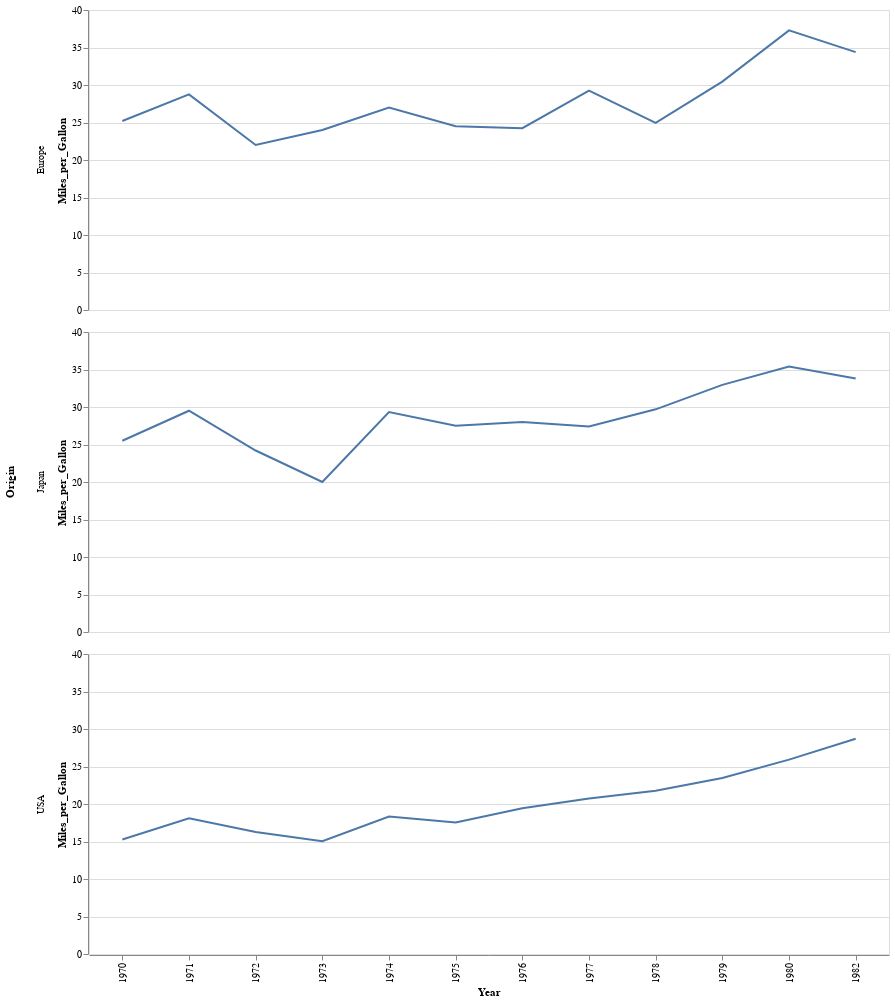

Notebook cell for this chart:
### Markdown cell above
By setting 'row' separate charts are created for each category

### Code cell
chart = alt.Chart(df_plot, width=800).encode(x='Year:O',y='Miles_per_Gallon', row='Origin')

chart.mark_line()

### Figure 1 — Vega-Lite specification as saved in the notebook (floating-point values rounded to 4 significant figures)
{"config": {"view": {"continuousWidth": 400, "continuousHeight": 300}}, "data": {"name": "data-f244b8e73ceee45f34cbee526de62a4f"}, "mark": "line", "encoding": {"row": {"type": "nominal", "field": "Origin"}, "x": {"type": "ordinal", "field": "Year"}, "y": {"type": "quantitative", "field": "Miles_per_Gallon"}}, "width": 800, "$schema": "https://vega.github.io/schema/vega-lite/v4.8.1.json", "datasets": {"data-f244b8e73ceee45f34cbee526de62a4f": [{"Year": 1970, "Origin": "Europe", "Miles_per_Gallon": 25.2, "Cylinders": 4.0, "Displacement": 112.0, "Horsepower": 91.0, "Weight_in_lbs": 2439.0, "Acceleration": 16.67}, {"Year": 1970, "Origin": "Japan", "Miles_per_Gallon": 25.5, "Cylinders": 4.0, "Displacement": 105.0, "Horsepower": 91.5, "Weight_in_lbs": 2251.0, "Acceleration": 14.75}, {"Year": 1970, "Origin": "USA", "Miles_per_Gallon": 15.27, "Cylinders": 7.704, "Displacement": 339.2, "Horsepower": 166.0, "Weight_in_lbs": 3752.0, "Acceleration": 11.69}, {"Year": 1971, "Origin": "Europe", "Miles_per_Gallon": 28.75, "Cylinders": 4.0, "Displacement": 95.4, "Horsepower": 68.8, "Weight_in_lbs": 2015.0, "Acceleration": 17.4}, {"Year": 1971, "Origin": "Japan", "Miles_per_Gallon": 29.5, "Cylinders": 4.0, "Displacement": 88.25, "Horsepower": 79.25, "Weight_in_lbs": 1936.0, "Acceleration": 16.38}, {"Year": 1971, "Origin": "USA", "Miles_per_Gallon": 18.1, "Cylinders": 6.2, "Displacement": 257.0, "Horsepower": 119.8, "Weight_in_lbs": 3402.0, "Acceleration": 14.57}, {"Year": 1972, "Origin": "Europe", "Miles_per_Gallon": 22.0, "Cylinders": 4.0, "Displacement": 111.0, "Horsepower": 79.6, "Weight_in_lbs": 2573.0, "Acceleration": 18.7}, {"Year": 1972, "Origin": "Japan", "Miles_per_Gallon": 24.2, "Cylinders": 3.8, "Displacement": 99.4, "Horsepower": 93.8, "Weight_in_lbs": 2300.0, "Acceleration": 15.4}, {"Year": 1972, "Origin": "USA", "Miles_per_Gallon": 16.28, "Cylinders": 6.889, "Displacement": 281.2, "Horsepower": 138.8, "Weight_in_lbs": 3683.0, "Acceleration": 14.06}, {"Year": 1973, "Origin": "Europe", "Miles_per_Gallon": 24.0, "Cylinders": 4.0, "Displacement": 105.0, "Horsepower": 81.86, "Weight_in_lbs": 2336.0, "Acceleration": 16.43}, {"Year": 1973, "Origin": "Japan", "Miles_per_Gallon": 20.0, "Cylinders": 4.25, "Displacement": 107.8, "Horsepower": 98.5, "Weight_in_lbs": 2397.0, "Acceleration": 15.62}, {"Year": 1973, "Origin": "USA", "Miles_per_Gallon": 15.03, "Cylinders": 7.241, "Displacement": 314.1, "Horsepower": 146.6, "Weight_in_lbs": 3821.0, "Acceleration": 13.62}, {"Year": 1974, "Origin": "Europe", "Miles_per_Gallon": 27.0, "Cylinders": 4.0, "Displacement": 93.17, "Horsepower": 74.17, "Weight_in_lbs": 2139.0, "Acceleration": 15.33}, {"Year": 1974, "Origin": "Japan", "Miles_per_Gallon": 29.33, "Cylinders": 4.0, "Displacement": 89.5, "Horsepower": 72.5, "Weight_in_lbs": 2053.0, "Acceleration": 17.67}, {"Year": 1974, "Origin": "USA", "Miles_per_Gallon": 18.33, "Cylinders": 6.267, "Displacement": 236.1, "Horsepower": 112.1, "Weight_in_lbs": 3503.0, "Acceleration": 15.97}, {"Year": 1975, "Origin": "Europe", "Miles_per_Gallon": 24.5, "Cylinders": 4.0, "Displacement": 109.5, "Horsepower": 89.5, "Weight_in_lbs": 2571.0, "Acceleration": 15.08}, {"Year": 1975, "Origin": "Japan", "Miles_per_Gallon": 27.5, "Cylinders": 4.0, "Displacement": 110.2, "Horsepower": 80.25, "Weight_in_lbs": 2303.0, "Acceleration": 16.0}, {"Year": 1975, "Origin": "USA", "Miles_per_Gallon": 17.55, "Cylinders": 6.4, "Displacement": 253.4, "Horsepower": 108.7, "Weight_in_lbs": 3533.0, "Acceleration": 16.35}, {"Year": 1976, "Origin": "Europe", "Miles_per_Gallon": 24.25, "Cylinders": 4.25, "Displacement": 116.1, "Horsepower": 87.62, "Weight_in_lbs": 2611.0, "Acceleration": 16.05}, {"Year": 1976, "Origin": "Japan", "Miles_per_Gallon": 28.0, "Cylinders": 4.5, "Displacement": 107.2, "Horsepower": 76.5, "Weight_in_lbs": 2218.0, "Acceleration": 16.57}, {"Year": 1976, "Origin": "USA", "Miles_per_Gallon": 19.43, "Cylinders": 6.364, "Displacement": 244.0, "Horsepower": 110.5, "Weight_in_lbs": 3405.0, "Acceleration": 15.79}, {"Year": 1977, "Origin": "Europe", "Miles_per_Gallon": 29.25, "Cylinders": 4.0, "Displacement": 98.5, "Horsepower": 81.0, "Weight_in_lbs": 2139.0, "Acceleration": 15.0}, {"Year": 1977, "Origin": "Japan", "Miles_per_Gallon": 27.42, "Cylinders": 4.167, "Displacement": 100.5, "Horsepower": 81.17, "Weight_in_lbs": 2296.0, "Acceleration": 16.32}, {"Year": 1977, "Origin": "USA", "Miles_per_Gallon": 20.72, "Cylinders": 6.222, "Displacement": 242.3, "Horsepower": 118.4, "Weight_in_lbs": 3422.0, "Acceleration": 15.24}, {"Year": 1978, "Origin": "Europe", "Miles_per_Gallon": 24.95, "Cylinders": 4.833, "Displacement": 126.2, "Horsepower": 99.17, "Weight_in_lbs": 2692.0, "Acceleration": 16.23}, {"Year": 1978, "Origin": "Japan", "Miles_per_Gallon": 29.69, "Cylinders": 4.0, "Displacement": 107.2, "Horsepower": 79.25, "Weight_in_lbs": 2221.0, "Acceleration": 16.2}, {"Year": 1978, "Origin": "USA", "Miles_per_Gallon": 21.77, "Cylinders": 6.0, "Displacement": 217.5, "Horsepower": 107.3, "Weight_in_lbs": 3141.0, "Acceleration": 15.55}, {"Year": 1979, "Origin": "Europe", "Miles_per_Gallon": 30.45, "Cylinders": 4.25, "Displacement": 126.0, "Horsepower": 72.0, "Weight_in_lbs": 2694.0, "Acceleration": 18.4}, {"Year": 1979, "Origin": "Japan", "Miles_per_Gallon": 32.95, "Cylinders": 4.0, "Displacement": 85.5, "Horsepower": 65.0, "Weight_in_lbs": 1998.0, "Acceleration": 17.2}, {"Year": 1979, "Origin": "USA", "Miles_per_Gallon": 23.48, "Cylinders": 6.261, "Displacement": 231.3, "Horsepower": 109.4, "Weight_in_lbs": 3210.0, "Acceleration": 15.24}, {"Year": 1980, "Origin": "Europe", "Miles_per_Gallon": 37.29, "Cylinders": 4.111, "Displacement": 104.2, "Horsepower": 66.75, "Weight_in_lbs": 2348.0, "Acceleration": 18.37}, {"Year": 1980, "Origin": "Japan", "Miles_per_Gallon": 35.4, "Cylinders": 4.077, "Displacement": 104.6, "Horsepower": 78.85, "Weight_in_lbs": 2290.0, "Acceleration": 16.02}, {"Year": 1980, "Origin": "USA", "Miles_per_Gallon": 25.91, "Cylinders": 4.286, "Displacement": 151.6, "Horsepower": 88.83, "Weight_in_lbs": 2822.0, "Acceleration": 16.8}, {"Year": 1982, "Origin": "Europe", "Miles_per_Gallon": 34.38, "Cylinders": 4.286, "Displacement": 116.3, "Horsepower": 77.67, "Weight_in_lbs": 2544.0, "Acceleration": 17.9}, {"Year": 1982, "Origin": "Japan", "Miles_per_Gallon": 33.79, "Cylinders": 4.19, "Displacement": 105.9, "Horsepower": 76.48, "Weight_in_lbs": 2211.0, "Acceleration": 16.03}, {"Year": 1982, "Origin": "USA", "Miles_per_Gallon": 28.69, "Cylinders": 4.545, "Displacement": 151.6, "Horsepower": 85.97, "Weight_in_lbs": 2660.0, "Acceleration": 16.43}]}}
